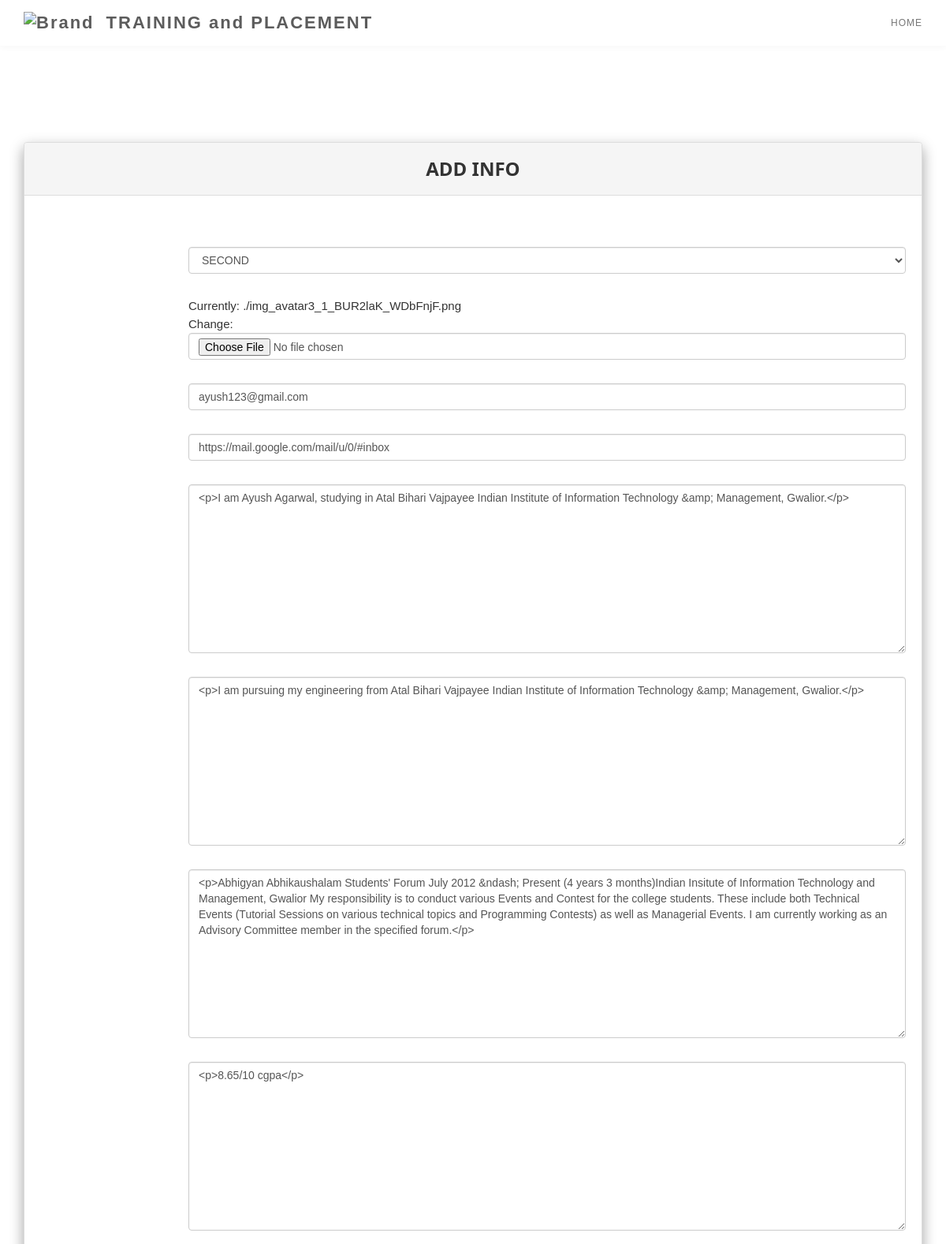
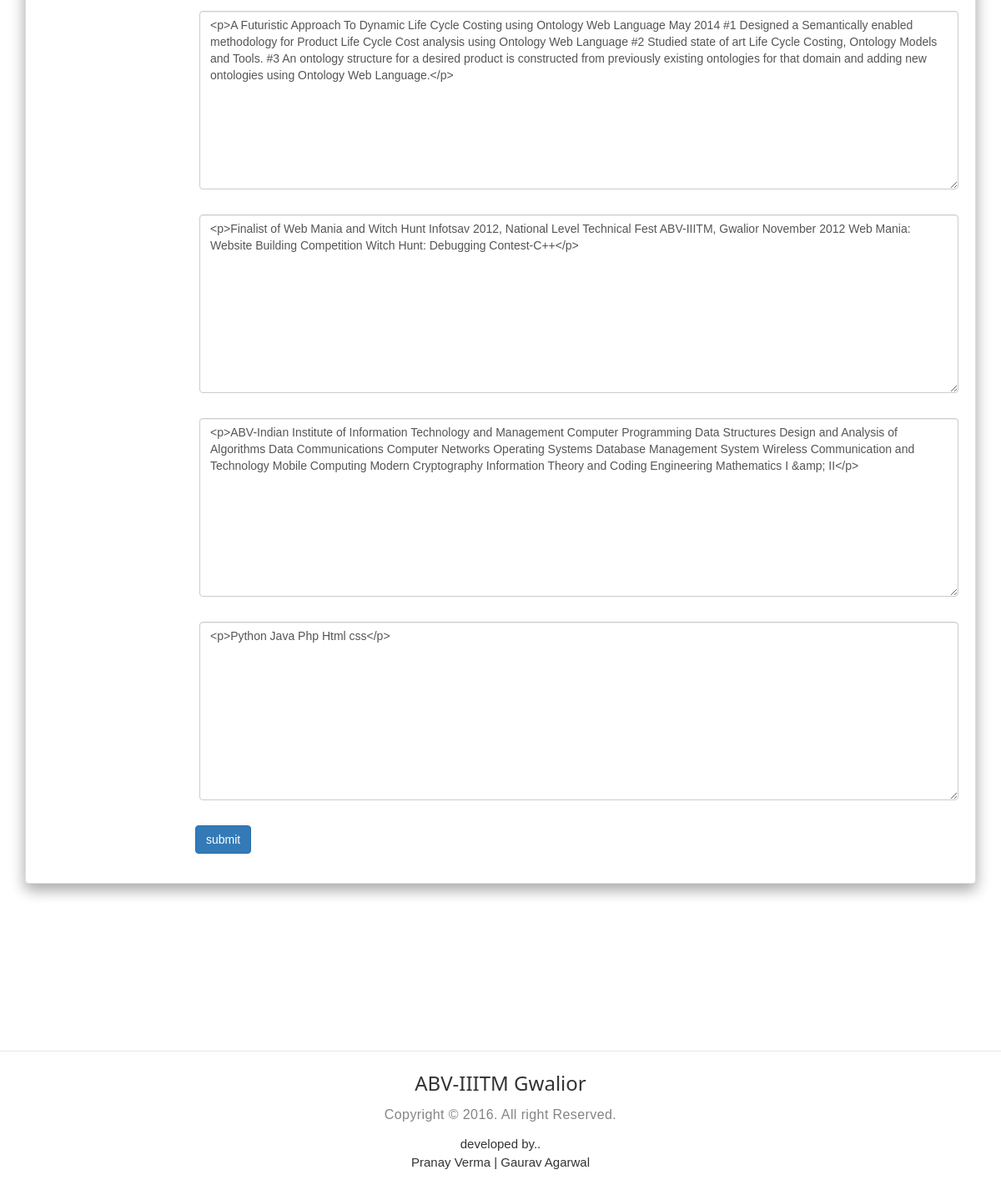
The page /profile/14/ (signed in) on the database its author committed (2 pictures, top to bottom).
### students/models.py (models this page shows, shortened)
class Info(models.Model):
    class Meta:
        unique_together = (('user','Name','Roll'),)
    user = models.ForeignKey(User,default='admin')
    Course_list = (('ipg', 'IPG'), ('mtech', 'MTECH'), ('mba', 'MBA'), ('phd', 'PHD'))
    Year_list = (('first', 'FIRST'), ('second', 'SECOND'), ('third', 'THIRD'), ('fourth', 'FOURTH'), ('fifth', 'FIFTH'))
    Name = models.CharField(max_length=250, )
    Course = models.CharField(max_length=10, choices=Course_list, default='ipg', )
    Year = models.CharField(max_length=10, choices=Year_list, default='first', )
    Roll = models.CharField(max_length=100 )
    Pic = models.ImageField(default=None)
    Email = models.EmailField(max_length=250, default=None)
    Website = models.URLField(max_length=250, default=None)
    About = HTMLField(default=None)
    Education = HTMLField(default=None)
    Experience = HTMLField(default=None)
    Test_Scores = HTMLField(default=None)
    Projects = HTMLField(default=None)
    Honors_Awards = HTMLField(default=None)
    Courses = HTMLField(default=None)
    Skills = HTMLField(default=None)

### students/views.py (the view, shortened to what this page needs)
# urls.py: url(r'^profile/(?P<pk>[0-9]+)/', login_required(views.ProfileUpdate.as_view(), login_url='/register'),
class ProfileUpdate(UpdateView):
    model = Info
    fields = ['Year','Pic', 'Email', 'Website', 'About', 'Education', 'Experience', 'Test_Scores', 'Projects', 'Honors_Awards',
              'Courses', 'Skills']

### students/templates/students/info_form.html (shortened to what this page needs)
{% extends 'students/main_base.html' %}
{% load bootstrap3 %}
{% load staticfiles %}
{% block body %}
    <section class="navbar navbar-default navbar-fixed-top" role="navigation">
	<div class="container">
		<div class="navbar-header">
			<a href="http://www.iiitm.ac.in/" class="navbar-brand"><img alt="Brand" src="{% static 'students/images/logo_mid.png' %}"/></a>
			<a href="{% url 'index' %}" class="navbar-brand">TRAINING and PLACEMENT</a>
		</div>
		<div class="collapse navbar-collapse">
			<ul class="nav navbar-nav navbar-right">
				<li><a href="{% url 'index' %}" class="smoothScroll">HOME</a></li>
             </ul>
        </div>
    </div>
</section>
    <br><br><br><br><br><br><br><br>
<div class="container   ">
<div class="w3-card-8 panel panel-default  wow fadeInUp" >
    <div class="panel-heading text-center">
    <h3 class=""><strong>ADD INFO</strong></h3>
  </div>
    <br><br>
<div style="padding: 20px">
<form action="" method="post" enctype="multipart/form-data">
    {% include 'students/form-template2.html' %}
    <div class="col-sm-offset-2  wow fadeInUp">
        <button class="btn btn-primary" type="submit">submit</button>
    </div>
</form >
</div>
    </div>
</div>
 {% endblock %}

### students/templates/students/form-template2.html (shortened to what this page needs)
{% load bootstrap3 %}
{% for field in form %}
        <div class="form-group row{% if field.field.required %} required{% endif %} wow fadeInUp ">
            <div class="control-label col-sm-2">
            </div>
            <div class=" col-sm-10">
                {% bootstrap_field field show_label=False form_group_class=None %}
            </div>
        </div>
   {% endfor %}

### students/static/students/css/style.css (style rules this page uses)
body { background: #ffffff; font-family: 'Roboto', sans-serif; font-weight: 400; position: relative; }
.navbar-default { background: #ffffff; box-shadow: 0px 2px 8px 0px rgba(50, 50, 50, 0.04); border: none; margin-bottom: 0; }
.navbar-brand, .navbar-nav li a { line-height: 28px; }
.navbar-default .navbar-brand { color: #5C5C5C; font-size: 22px; font-weight: bold; letter-spacing: 2px; }
.navbar-default .navbar-nav li a { font-size: 12px; letter-spacing: 1px; }

### students/static/students/css/w3.css (style rules this page uses)
html { -ms-text-size-adjust:100%;-webkit-text-size-adjust:100% }
body { margin:0 }
article,aside,details,figcaption,figure,footer,header,hgroup,main,menu,nav,section,summary { display:block }
a { background-color:transparent }
img { border:0 }
button,input,select,textarea { font:inherit;margin:0 }
button { overflow:visible }
button,select { text-transform:none }
button,html input[type=button],input[type=reset],input[type=submit] { -webkit-appearance:button;cursor:pointer }
pre,textarea { overflow:auto }
html,body { font-family:Verdana,sans-serif;font-size:15px;line-height:1.5 }
html { overflow-x:hidden }
h1,h2,h3,h4,h5,h6,.w3-slim,.w3-wide { font-family:"Segoe UI",Arial,sans-serif }
h3 { font-size:24px }
h1,h2,h3,h4,h5,h6 { font-weight:400;margin:10px 0 }
img { margin-bottom:-5px }
a { color:inherit }
.w3-card-8 { box-shadow:0 8px 16px 0 rgba(0,0,0,0.2),0 6px 20px 0 rgba(0,0,0,0.19)!important }

### rows shown on the page
Info: Year "SECOND" "ayush123@gmail.com" "https://mail.google.com/mail/u/0/#inbox" "<p>I am Ayush Agarwal, studying in Atal Bihari Vajpayee Indian Institute of Information Technology &amp; Management, Gwalior.</p>" "<p>I am pursuing my engineering from Atal Bihari Vajpayee Indian Institute of Information Technology &amp; Management, Gwalior.</p>" "<p>Abhigyan Abhikaushalam Students' Forum July 2012 &ndash; Present (4 years 3 months)Indian Insitute of Information Technology and Management, Gwalior My responsibility is to conduct various Events and Contest for the college students. These include both Technical Events (Tutorial Sessions on various technical topics and Programming Contests) as well as Managerial Events. I am currently working as an Advisory Committee member in the specified forum.</p>" "<p>8.65/10 cgpa</p>" "<p>A Futuristic Approach To Dynamic Life Cycle Costing using Ontology Web Language May 2014 #1 Designed a Semantically enabled methodology for Product Life Cycle Cost analysis using Ontology Web Language #2 Studied state of art Life Cycle Costing, Ontology Models and Tools. #3 An ontology structure for a desired product is constructed from previously existing ontologies for that domain and adding new ontologies using Ontology Web Language.</p>" "<p>Finalist of Web Mania and Witch Hunt Infotsav 2012, National Level Technical Fest ABV-IIITM, Gwalior November 2012 Web Mania: Website Building Competition Witch Hunt: Debugging Contest-C++</p>" "<p>ABV-Indian Institute of Information Technology and Management Computer Programming Data Structures Design and Analysis of Algorithms Data Communications Computer Networks Operating Systems Database Management System Wireless Communication and Technology Mobile Computing Modern Cryptography Information Theory and Coding Engineering Mathematics I &amp; II</p>" "<p>Python Java Php Html css</p>"
